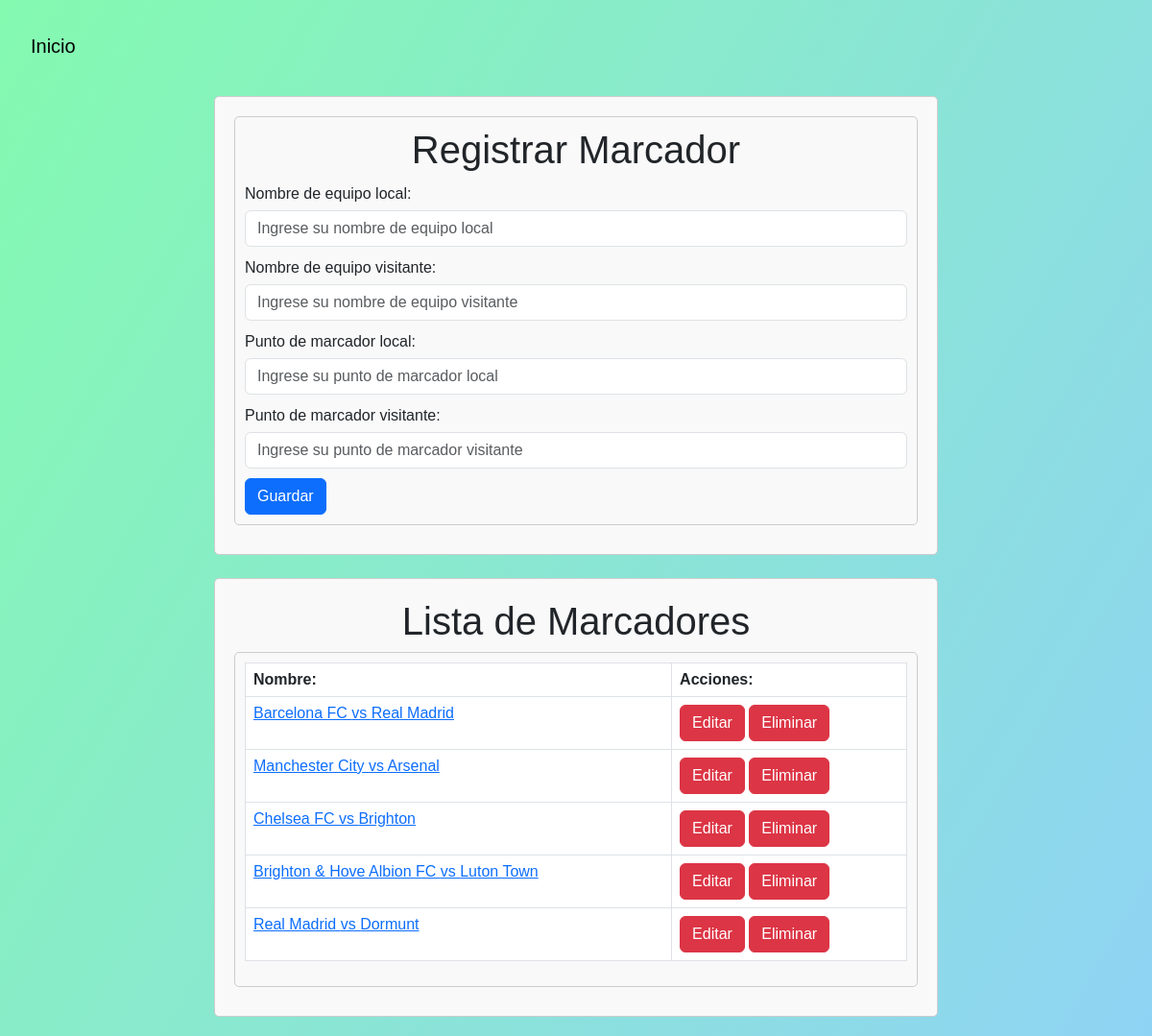
/nuevo_marcador/, run on the app's committed database.
### dawnbem/models.py (models this page shows, shortened)
class Marcador(models.Model):
    nombre_equipo_local = models.CharField(max_length=50)
    nombre_equipo_visitante = models.CharField(max_length=50)
    punto_marcador_local = models.PositiveIntegerField()
    punto_marcador_visitante = models.PositiveIntegerField()

### dawnbem/views.py (the view)
# urls.py: path('nuevo_marcador/', views.nuevo_marcador, name='marcadorNuevo'),
def nuevo_marcador(request):
    if request.method == 'POST':
        form = MarcadorForm(request.POST)
        if form.is_valid():
            form.save()
            return redirect('marcadorNuevo')
    form = MarcadorForm()
    marcador_list = Marcador.objects.all()
    context = {'form': form,
               'marcador_list': marcador_list
               }
    return render(request, 'marcadorNuevo.html', context)

### templates/marcadorNuevo.html (shortened to what this page needs)
{% block contenido %}
    <link href="https://cdn.jsdelivr.net/npm/bootstrap@5.3.0/dist/css/bootstrap.min.css" rel="stylesheet">
    <header>
            <nav class="navbar navbar-expand-lg ">
                <div class="container-fluid">
                  <a class="navbar-brand" href="{% url 'home' %}">Inicio</a>
                </div>
              </nav>
    </header>
    <form id="registrationForm" action="#" method="post">
        <div id="playersContainer">
            <div class="player">
                <form method="post">
                <h1>Registrar Marcador</h1>
                {{ form }}
                <button type="submit" class="btn btn-primary">Guardar</button>
                </form>
            </div>
        </div>
    </form>
    <form id="registrationForm" action="#" method="post">
    <h1>Lista de Marcadores</h1>
        <div id="playersContainer">
            <div class="player">
                <table class="table table-bordered">
                    <thead>
                        <tr>
                            <th>Nombre:</th>
                            <th>Acciones:</th>
                        </tr>
                    </thead>
                    <tbody>
                        {% for marcador in marcador_list %}
                        <tr>
                            <td>
                                <a href="{% url 'marcadorDetail' id=marcador.id %}">
                                    {{ marcador.nombre_equipo_local }} vs {{ marcador.nombre_equipo_visitante }}
                                </a>
                            </td>
                            <td>
                                <a href="{% url 'editar_marcador' id=marcador.id %}" class="btn btn-danger">Editar</a>
                                <a href="{% url 'eliminar_marcador' id=marcador.id %}" class="btn btn-danger">Eliminar</a>
                            </td>
                        </tr>
                        {% endfor %}
                    </tbody>
                </table>
            </div>
        </div>
    </form>
{% endblock %}

### templates/marcadorNuevo.html (style rules this page uses)
h1 { text-align: center; }
form { max-width: 65%; margin: 0 auto; padding: 20px; border: 1px solid #ccc; border-radius: 5px; background-color: #f9f9f9; }
label { display: block; margin-top: 10px; }
input, select { width: 100%; padding: 8px; margin-top: 5px; margin-bottom: 10px; border: 1px solid #ccc; border-radius: 4px; box-sizing: border-box; font-size: 16px; }
#playersContainer { margin-bottom: 10px; }
.player { border: 1px solid #ccc; padding: 10px; border-radius: 5px; margin-bottom: 10px; }

### data on the page
Marcador: nombre_equipo_local "Barcelona FC", nombre_equipo_visitante "Real Madrid"
Marcador: nombre_equipo_local "Manchester City", nombre_equipo_visitante "Arsenal"
Marcador: nombre_equipo_local "Chelsea FC", nombre_equipo_visitante "Brighton"
Marcador: nombre_equipo_local "Brighton & Hove Albion FC", nombre_equipo_visitante "Luton Town"
Marcador: nombre_equipo_local "Real Madrid", nombre_equipo_visitante "Dormunt"
